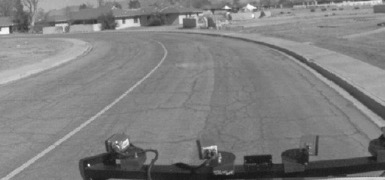
%> input picture road2.jpg, 385 x 180 px
$ octave test_paint_filter.m   (GNU Octave 9; MATLAB toolbox functions it lacks are replaced by stand-ins)
%> lines starting %> are read from the running program, lines starting %| are printed output that depends on the picture; in (x1, y1, x2, y2) boxes, pixels count from 0 and x2, y2 are one past the last pixel; in counts of white or black regions, pixels touching at a corner belong together; the program's own positions count from 1
### TestPaintFilter/plotline.m
function plotline(pt1, pt2, varargin)
    if nargin > 0
        color = varargin{1};
    else
        color = 'b';
    end
    scale = 100;
    pt3 = pt2 + scale * (pt2 - pt1);
    pt4 = pt2 - scale * (pt2 - pt1);
    pts = [pt3; pt4];
    plot(pts(:,1), pts(:,2), 'LineWidth', 2, 'Color', color);
end

### TestPaintFilter/test_paint_filter.m
close all;
clear all;

img = imread('road2.jpg');
%> img is the input picture: size 180x385x3 uint8; min 22, max 252, mean 127.1
I = rgb2gray(img(50:end-70, :, :));
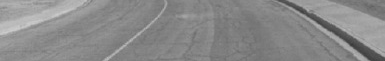
%> I: size 61x385 uint8; min 57, max 204, mean 137.5

I = imfilter(I, fspecial('Gaussian', [30,30], 0.5), 'replicate');

paint_filter = [0 -1 1 1 -1 0];

Ix = imfilter(I, paint_filter, 'replicate');
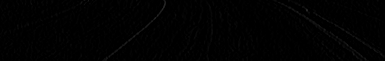
%> Ix: size 61x385 uint8; min 0, max 40, mean 1.4
Iy = imfilter(I, paint_filter', 'replicate');

% [6 lines of commented-out code are left out]

Isum = im2double(Ix + Iy);
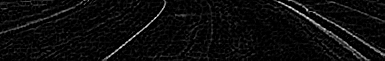
%> Isum: size 61x385 double; min 0, max 0.286, mean 0.0144; drawn with min black and max white
Ig = Isum;

BW = edge(Ig,'canny', 0.2);
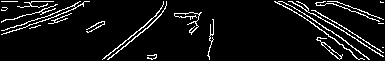
%> BW: size 61x385 logical; 7.3% white in thin lines or dots
imshow(BW);
[H,theta,rho] = hough(BW);
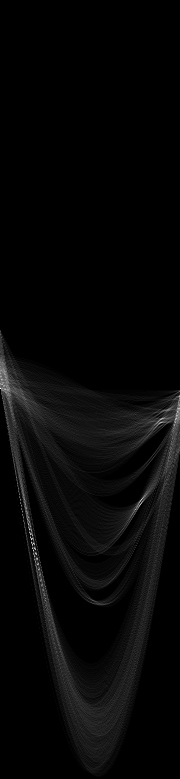
%> H: size 779x180 double; min 0, max 80, mean 2.2; drawn with min black and max white
%> theta = 180 values from -90 to 89; rho = 779 values from -389 to 389

P = houghpeaks(H,5,'threshold',ceil(0.3*max(H(:))));
%> P = [389 1; 551 34; 540 32; 530 30; 500 142]
lines = houghlines(BW,theta,rho,P,'FillGap',5,'MinLength',7);
%> lines = 13 lines; longest, point1 to point2 (x, y): (309, 11) to (383, 56), (157, 16) to (103, 60), (330, 23) to (383, 57), (313, 14) to (347, 33), (32, 2) to (54, 2), (291, 2) to (307, 11)

figure, imshow(I), hold on
fprintf('Number of lines: %d\n', length(lines));
%| Number of lines: 13
for k = 1:length(lines)
    xy = [lines(k).point1; lines(k).point2];
    plotline(lines(k).point1, lines(k).point2, 'r');
end
%> this loop made 13 passes
%> (xy, pts in plotline) on passes 1 to 12: ([2 2; 18 2], [1618 2; -1582 2]), ([32 2; 54 2], [2254 2; -2146 2]), ([80 2; 90 2], [1090 2; -910 2]), ([275 2; 283 2], [1083 2; -517 2]), ([289 2; 299 2], [1299 2; -701 2]), ([324 2; 338 2], [1738 2; -1062 2]), ([298 2; 312 11], [1712 911; -1088 -889]), ([330 23; 383 57], [5683 3457; -4917 -3343]), ([309 11; 383 56], [7783 4556; -7017 -4444]), ([291 2; 307 11], [1907 911; -1293 -889]), ([313 14; 347 33], [3747 1933; -3053 -1867]), ([370 45; 384 53], [1784 853; -1016 -747])
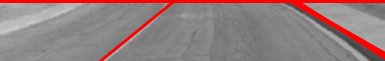
%> figure redrawn from the program's plot data

$ run again, with road.jpg copied over road2.jpg
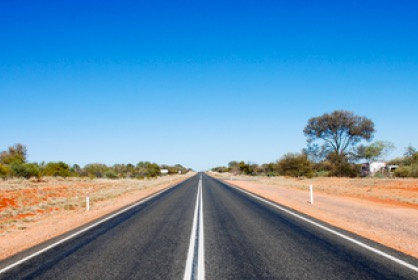
%> input picture road.jpg, 418 x 280 px
%> img is the input picture: size 280x418x3 uint8; mean R, G, B 98.1, 144.6, 176.5
%> `BW = edge(Ig,'canny', 0.2);`:
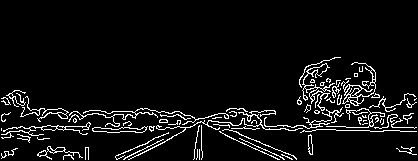
%> BW: size 161x418 logical; 6.3% white in thin lines or dots, all inside (x1, y1, x2, y2) = (1, 57, 417, 160)
%> theta = 180 values from -90 to 89; rho = 895 values from -447 to 447
%> P = [324 2; 346 5; 580 177; 334 1; 582 180]
%> lines = 35 lines; longest, point1 to point2 (x, y): (337, 131) to (384, 132), (375, 128) to (417, 128), (119, 112) to (154, 114), (334, 127) to (362, 128), (244, 115) to (270, 115), (232, 129) to (257, 129)
%| Number of lines: 35
%> the loop `for k = 1:length(lines)` made 35 passes
%> (xy, pts in plotline) on passes 1 to 8: ([144 128; 160 128], [1760 128; -1440 128]), ([167 128; 191 128], [2591 128; -2209 128]), ([232 129; 257 129], [2757 129; -2243 129]), ([266 130; 289 130], [2589 130; -2011 130]), ([337 131; 384 132], [5084 232; -4316 32]), ([401 132; 417 132], [2017 132; -1183 132]), ([6 104; 28 105], [2228 205; -2172 5]), ([119 112; 154 114], [3654 314; -3346 -86])
%> after the loop `for k = 1:length(lines)`:
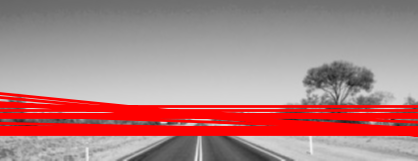
%> figure redrawn from the program's plot data
